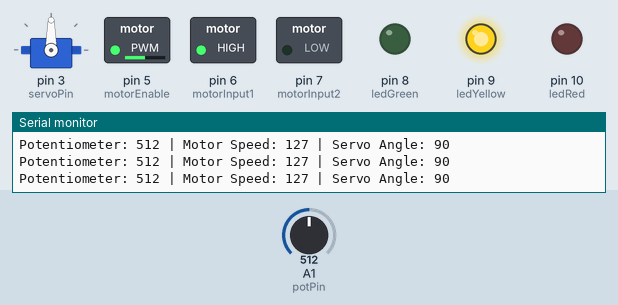
Recording of a sketch running on a simulated Arduino Uno, built with avr-gcc and run on an emulated ATmega328P. Parts: servo, switched loads named in the sketch (green lamp = pin HIGH), output pins drawn as LEDs (lit = HIGH), the last lines printed to the serial monitor. Inputs (shaded band) come from the test bench; at power-on: A1 (potPin) = 512.

Above: at 1.2 s.
1.3 s: A1 (potPin) set to 716
At 2.5 s:
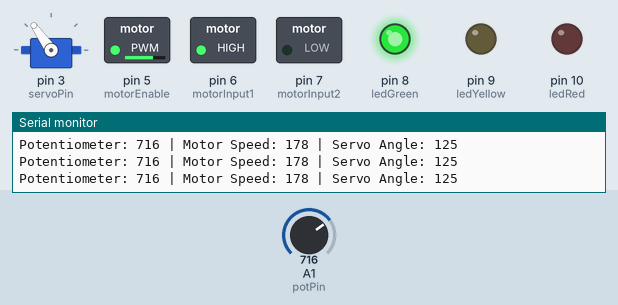
2.8 s: A1 (potPin) set to 1023
At 4.0 s:
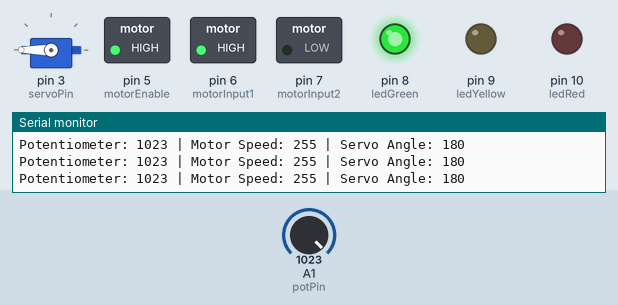
4.3 s: A1 (potPin) set to 306
At 5.5 s:
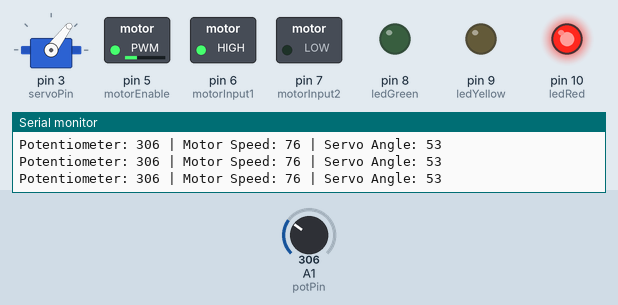
5.8 s: A1 (potPin) set to 75
At 7.0 s:
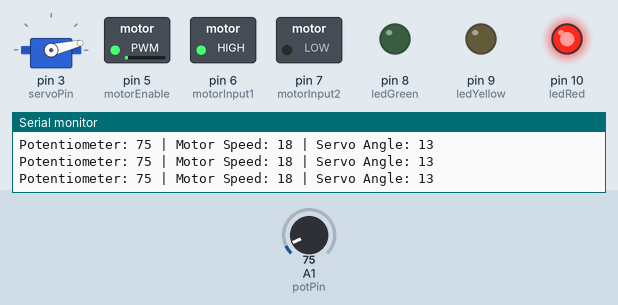
7.3 s: A1 (potPin) set to 122
At 7.8 s:
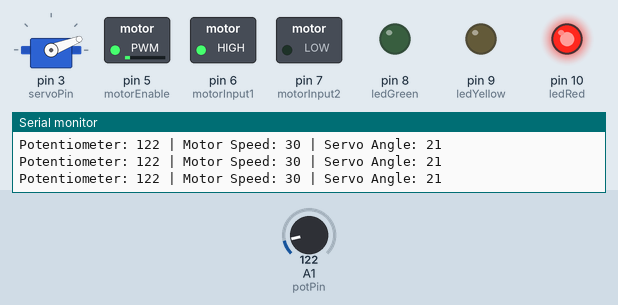
8.8 s: A1 (potPin) set to 0
At 9.3 s:
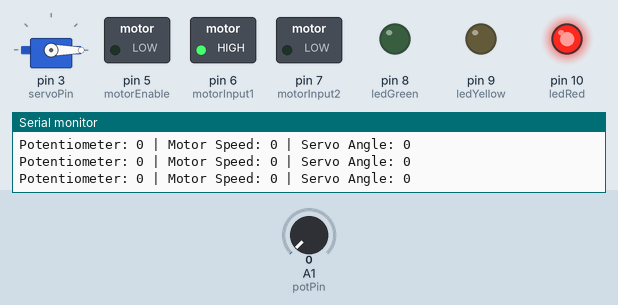
Timing chart, 0 to 11.3 s (numbered marks = the images above; inputs shaded):
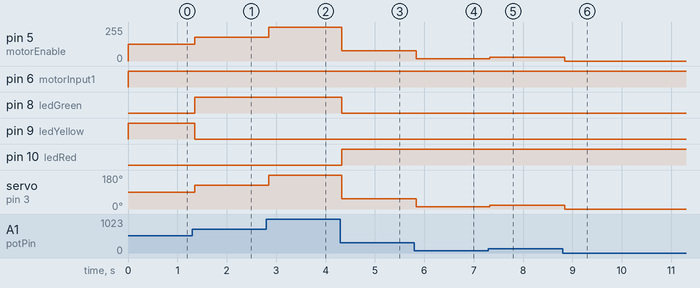

The sketch:

motor_and_control_system1.ino
```cpp
#include <Servo.h>

// C++ code
//

//pins for the motor driver
const int motorEnable = 5; // PWM pin for motor speed
const int motorInput1 = 6;    // Motor direction
const int motorInput2 = 7;

//pins for the leds
const int ledGreen = 8;
const int ledYellow = 9;
const int ledRed = 10;

//pins for the servo
const int servoPin = 3;

//pin for potentiometer
const int potPin = A1;

//servo
Servo servo;

void setup()
{
  //Set motor pins as output
  pinMode(motorEnable, OUTPUT);
  pinMode(motorInput1, OUTPUT);
  pinMode(motorInput2, OUTPUT);

  //Set LED pins as output
  pinMode(ledGreen, OUTPUT);
  pinMode(ledYellow, OUTPUT);
  pinMode(ledRed, OUTPUT);

  // Initialize servo
  servo.attach(servoPin);

  // Start serial communication (optional for debugging)
  Serial.begin(9600);
}

void loop()
{
  //read potentiometer value
  int potValue = analogRead(potPin);

  //map potentiometer value to motor speed (0-255)
  int motorSpeed = map(potValue, 0, 1023, 0, 255);

  //map potentiometer value to servo angle (0-180)
  int servoAngle = map(potValue, 0, 1023, 0, 180);

  //set motor direction and speed
  digitalWrite(motorInput1, HIGH); // Forward direction
  digitalWrite(motorInput2, LOW);
  analogWrite(motorEnable, motorSpeed);

  //move servo to corresponding angle
  servo.write(servoAngle);

  //Control LEDs based on motor speed
  if (motorSpeed < 85) {

    digitalWrite(ledGreen, LOW);
    digitalWrite(ledYellow, LOW);
    digitalWrite(ledRed, HIGH);

  }
  else if (motorSpeed < 170) {

    digitalWrite(ledGreen, LOW);
    digitalWrite(ledYellow, HIGH);
    digitalWrite(ledRed, LOW);

  }
  else {

    digitalWrite(ledGreen, HIGH);
    digitalWrite(ledYellow, LOW);
    digitalWrite(ledRed, LOW);

  }

  // Optional: Debug output
  Serial.print("Potentiometer: ");
  Serial.print(potValue);
  Serial.print(" | Motor Speed: ");
  Serial.print(motorSpeed);
  Serial.print(" | Servo Angle: ");
  Serial.println(servoAngle);

  // Small delay to stabilize
  delay(50);
}
```

Measured:
- after the input at 1.3 s, pin 5 (motorEnable): 127/255 → 178/255 after 0.05 s; pin 8 (ledGreen): LOW → HIGH after 0.05 s; pin 9 (ledYellow): HIGH → LOW after 0.05 s; servo on pin 3 (servoPin): 90° → 125° after 0.05 s
- after the input at 2.8 s, pin 5 (motorEnable): 178/255 → 255/255 after 0.05 s; servo on pin 3 (servoPin): 125° → 180° after 0.05 s
- after the input at 4.3 s, pin 5 (motorEnable): 255/255 → 76/255 at once; pin 8 (ledGreen): HIGH → LOW at once; pin 10 (ledRed): LOW → HIGH at once; servo on pin 3 (servoPin): 180° → 53° at once
- after the input at 5.8 s, pin 5 (motorEnable): 76/255 → 18/255 at once; servo on pin 3 (servoPin): 53° → 13° at once
- after the input at 7.3 s, pin 5 (motorEnable): 18/255 → 30/255 at once; servo on pin 3 (servoPin): 13° → 21° at once
- after the input at 8.8 s, pin 5 (motorEnable): 30/255 → 0/255 at once; servo on pin 3 (servoPin): 21° → 0° at once
